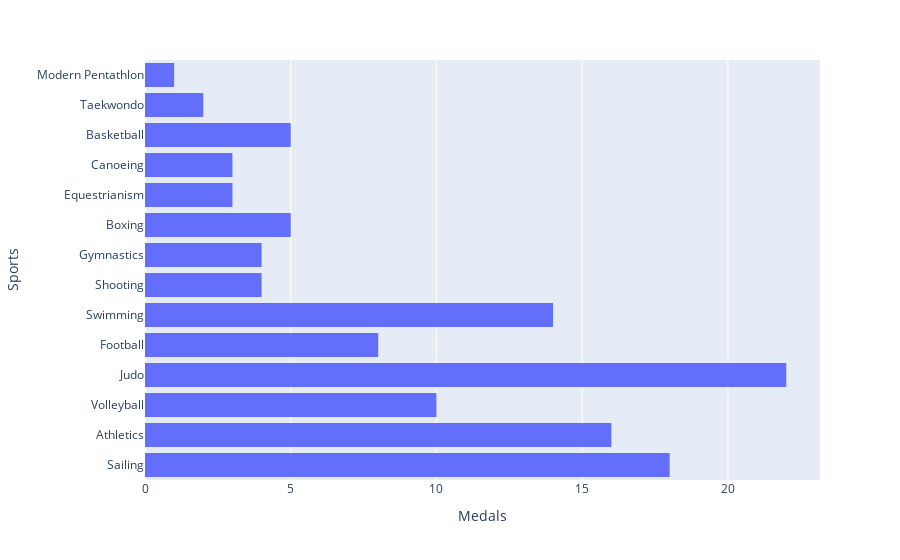

Notebook code cell kept with this figure:
### Markdown cell above
Utilize um gráfico de distribuição (como um histograma, por exemplo) ilustrando a quantidade total de medalhas do Brasil por esporte.

### Code cell
# Calcula o total de medalhas por esporte e salva em uma nova coluna
df_medals_by_sports['Medal'] = df_medals_by_sports.apply(
    lambda row: row['Gold'] + row['Silver'] + row['Bronze'],
    axis = 1
)

# Cria o histograma
fig = px.histogram(
    df_medals_by_sports,
    x = 'Medal',
    y = df_medals_by_sports.index,
    color_discrete_map={
        'Gold': 'yellow',
        'Silver': 'gray',
        'Bronze': 'orange'
    },
)

# Renomeia o eixo y
fig.update_yaxes(title='Sports')

# Renomeia o eixo x
fig.update_xaxes(title='Medals')

# Exibe o grafico
fig.show()

### Figure 1 — Plotly figure (JSON) as saved in the notebook; plotly's stock layout.template omitted (floating-point values rounded to 4 significant figures)
{"data": [{"alignmentgroup": "True", "bingroup": "y", "histfunc": "sum", "hovertemplate": "sum of Medal=%{x}<br>index=%{y}<extra></extra>", "legendgroup": "", "marker": {"color": "#636efa", "pattern": {"shape": ""}}, "name": "", "offsetgroup": "", "orientation": "h", "showlegend": false, "type": "histogram", "x": [18, 16, 10, 22, 8, 14, 4, 4, 5, 3, 3, 5, 2, 1], "xaxis": "x", "y": ["Sailing", "Athletics", "Volleyball", "Judo", "Football", "Swimming", "Shooting", "Gymnastics", "Boxing", "Equestrianism", "Canoeing", "Basketball", "Taekwondo", "Modern Pentathlon"], "yaxis": "y"}], "layout": {"barmode": "relative", "legend": {"tracegroupgap": 0}, "margin": {"t": 60}, "xaxis": {"anchor": "y", "domain": [0, 1], "title": {"text": "Medals"}}, "yaxis": {"anchor": "x", "domain": [0, 1], "title": {"text": "Sports"}}}}
